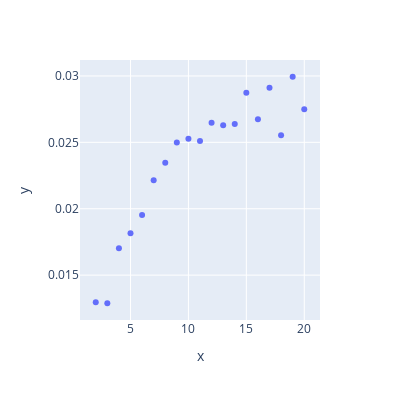
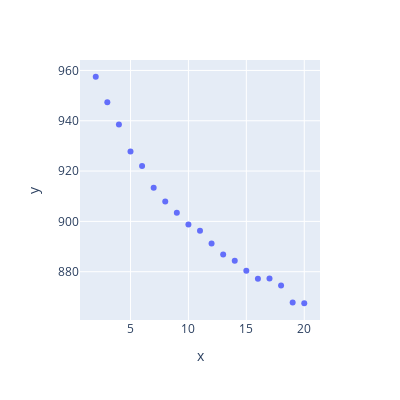

The notebook cell saved with these charts, in order:
### Code cell
%load_ext autoreload
%autoreload 2
from main import TextClustering

tcl = TextClustering(data, tfidf_matrix, tfidf_vector, 8)
tcl.find_optimal_clusters(20, debug=False)

### Figure 1 — Plotly figure (JSON) as saved in the notebook; plotly's stock layout.template omitted (floating-point values rounded to 4 significant figures)
{"data": [{"hovertemplate": "x=%{x}<br>y=%{y}<extra></extra>", "legendgroup": "", "marker": {"color": "#636efa", "symbol": "circle"}, "mode": "markers", "name": "", "orientation": "v", "showlegend": false, "type": "scatter", "x": [2, 3, 4, 5, 6, 7, 8, 9, 10, 11, 12, 13, 14, 15, 16, 17, 18, 19, 20], "xaxis": "x", "y": [0.01296, 0.01288, 0.01702, 0.01816, 0.01953, 0.02215, 0.02346, 0.025, 0.02526, 0.0251, 0.02648, 0.02629, 0.02638, 0.02873, 0.02674, 0.02912, 0.02554, 0.02994, 0.02748], "yaxis": "y"}], "layout": {"height": 400, "legend": {"tracegroupgap": 0}, "margin": {"t": 60}, "width": 400, "xaxis": {"anchor": "y", "domain": [0, 1], "title": {"text": "x"}}, "yaxis": {"anchor": "x", "domain": [0, 1], "title": {"text": "y"}}}}

### Figure 2 — Plotly figure (JSON) as saved in the notebook; plotly's stock layout.template omitted (floating-point values rounded to 4 significant figures)
{"data": [{"hovertemplate": "x=%{x}<br>y=%{y}<extra></extra>", "legendgroup": "", "marker": {"color": "#636efa", "symbol": "circle"}, "mode": "markers", "name": "", "orientation": "v", "showlegend": false, "type": "scatter", "x": [2, 3, 4, 5, 6, 7, 8, 9, 10, 11, 12, 13, 14, 15, 16, 17, 18, 19, 20], "xaxis": "x", "y": [957.5, 947.4, 938.6, 927.7, 922.0, 913.4, 907.9, 903.5, 898.7, 896.3, 891.2, 886.8, 884.4, 880.4, 877.2, 877.3, 874.5, 867.8, 867.5], "yaxis": "y"}], "layout": {"height": 400, "legend": {"tracegroupgap": 0}, "margin": {"t": 60}, "width": 400, "xaxis": {"anchor": "y", "domain": [0, 1], "title": {"text": "x"}}, "yaxis": {"anchor": "x", "domain": [0, 1], "title": {"text": "y"}}}}
